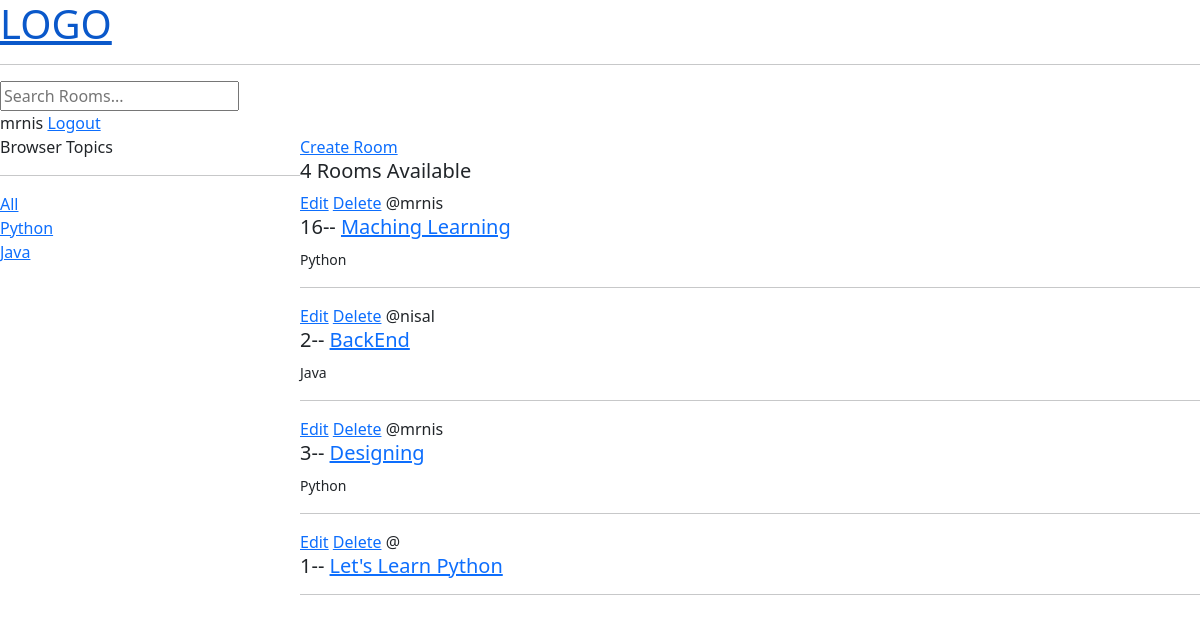
The app's page / (signed in) with its own data.
### base/models.py (models this page shows, shortened)
class Topic(models.Model):
    name = models.CharField(max_length=200)

class Room(models.Model):
    host = models.ForeignKey(User, on_delete=models.SET_NULL, null=True)
    topic = models.ForeignKey(Topic, on_delete=models.SET_NULL, null=True)
    name = models.CharField(max_length=200)
    description = models.TextField(null=True, blank=True)
    updated = models.DateTimeField(auto_now=True)
    created = models.DateTimeField(auto_now_add=True)
    class Meta:
        ordering = ['-updated', '-created']

### base/views.py (the view)
# urls.py: path("", views.home, name='home'),
def home(request):
    q = request.GET.get('q') if request.GET.get('q') != None else ''
    rooms = models.Room.objects.filter(
        Q(topic__name__icontains=q) |
        Q(description__icontains=q) |
        Q(name__icontains=q) |
        Q(host__username__icontains=q))
    room_count = rooms.count()
    topics = models.Topic.objects.all()
    return render(request, 'base/home.html', context={'rooms': rooms, 'topics': topics, 'room_count': room_count})

### base/templates/base/home.html (shortened to what this page needs)
{% extends 'base.html' %}
{% block content %}
<div class="home-container">
    <div class="">
        Browser Topics
        <hr>
        <div>
            <a href="{% url 'home' %}">All</a>
        </div>
        {% for topic in topics %}
        <div>
            <a href="{% url 'home' %}?q={{topic.name}}">{{topic.name|title}}</a>
        </div>
        {% endfor %}
    </div>
    <div class="">
        <a href="{% url 'create-room' %}">Create Room</a>
        <h5>{{room_count}} Rooms Available</h5>
        <div class="">
            {% for room in rooms %}
            <a href="{% url 'update-room' room.id %}">Edit</a>
            <a href="{% url 'delete-room' room.id %}">Delete</a>
            <span>@{{room.host.username}}</span>
            <h5>{{room.id}}-- <a href="{% url 'room' room.id %}"> {{room.name}}</a></h5>
            <small>{{room.topic.name}}</small>
            <hr>
            {% endfor %}
        </div>
    </div>
</div>
{% endblock content %}

### templates/header.html
<a href="/">
    <h1>LOGO</h1>
</a>
<hr>
<form action="{% url 'home' %}" method="get">
    <input type="text" name="q" id="" placeholder="Search Rooms..." />
</form>
{% if request.user.is_authenticated %}
<span>{{request.user.username}}</span>
<a href="{% url 'logout' %}">Logout </a>
{% else %}
<a href=" {% url 'login' %}">Login</a>
{% endif %}

### base/templates/base/home.html (style rules this page uses)
.home-container { display: grid; grid-template-columns: 1fr 3fr; }

### records on screen
Topic: name "Python"
Topic: name "Java"
Room: host.username "mrnis", id "16", name "Maching Learning", topic.name "Python"
Room: host.username "nisal", id "2", name "BackEnd", topic.name "Java"
Room: host.username "mrnis", id "3", name "Designing", topic.name "Python"
Room: id "1", name "Let's Learn Python"

### other values on screen
{{ request.user.username }} "mrnis"
{{ room_count }} "4"
